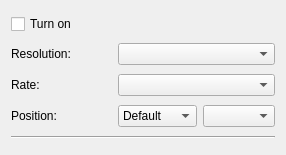
<?xml version="1.0" encoding="UTF-8"?>
<ui version="4.0">
 <class>MonitorWidget</class>
 <widget class="QWidget" name="MonitorWidget">
  <property name="geometry">
   <rect>
    <x>0</x>
    <y>0</y>
    <width>286</width>
    <height>155</height>
   </rect>
  </property>
  <property name="windowTitle">
   <string/>
  </property>
  <layout class="QGridLayout" name="gridLayout">
   <item row="2" column="0">
    <widget class="QLabel" name="label_2">
     <property name="text">
      <string>Rate:</string>
     </property>
    </widget>
   </item>
   <item row="4" column="0" colspan="2">
    <widget class="Line" name="line">
     <property name="orientation">
      <enum>Qt::Horizontal</enum>
     </property>
    </widget>
   </item>
   <item row="3" column="0">
    <widget class="QLabel" name="positionLabel">
     <property name="text">
      <string>Position:</string>
     </property>
    </widget>
   </item>
   <item row="3" column="1">
    <layout class="QHBoxLayout" name="horizontalLayout">
     <item>
      <widget class="QComboBox" name="positionCombo">
       <item>
        <property name="text">
         <string>Default</string>
        </property>
       </item>
       <item>
        <property name="text">
         <string>Left of</string>
        </property>
       </item>
       <item>
        <property name="text">
         <string>Right of</string>
        </property>
       </item>
       <item>
        <property name="text">
         <string>Above of</string>
        </property>
       </item>
       <item>
        <property name="text">
         <string>Below of</string>
        </property>
       </item>
      </widget>
     </item>
     <item>
      <widget class="QComboBox" name="relativeToOutputCombo"/>
     </item>
    </layout>
   </item>
   <item row="1" column="0">
    <widget class="QLabel" name="label">
     <property name="text">
      <string>Resolution:</string>
     </property>
    </widget>
   </item>
   <item row="1" column="1">
    <widget class="QComboBox" name="resolutionCombo"/>
   </item>
   <item row="0" column="0" colspan="2">
    <widget class="QCheckBox" name="enabled">
     <property name="text">
      <string>Turn on</string>
     </property>
    </widget>
   </item>
   <item row="2" column="1">
    <widget class="QComboBox" name="rateCombo"/>
   </item>
  </layout>
 </widget>
 <resources/>
 <connections/>
</ui>
